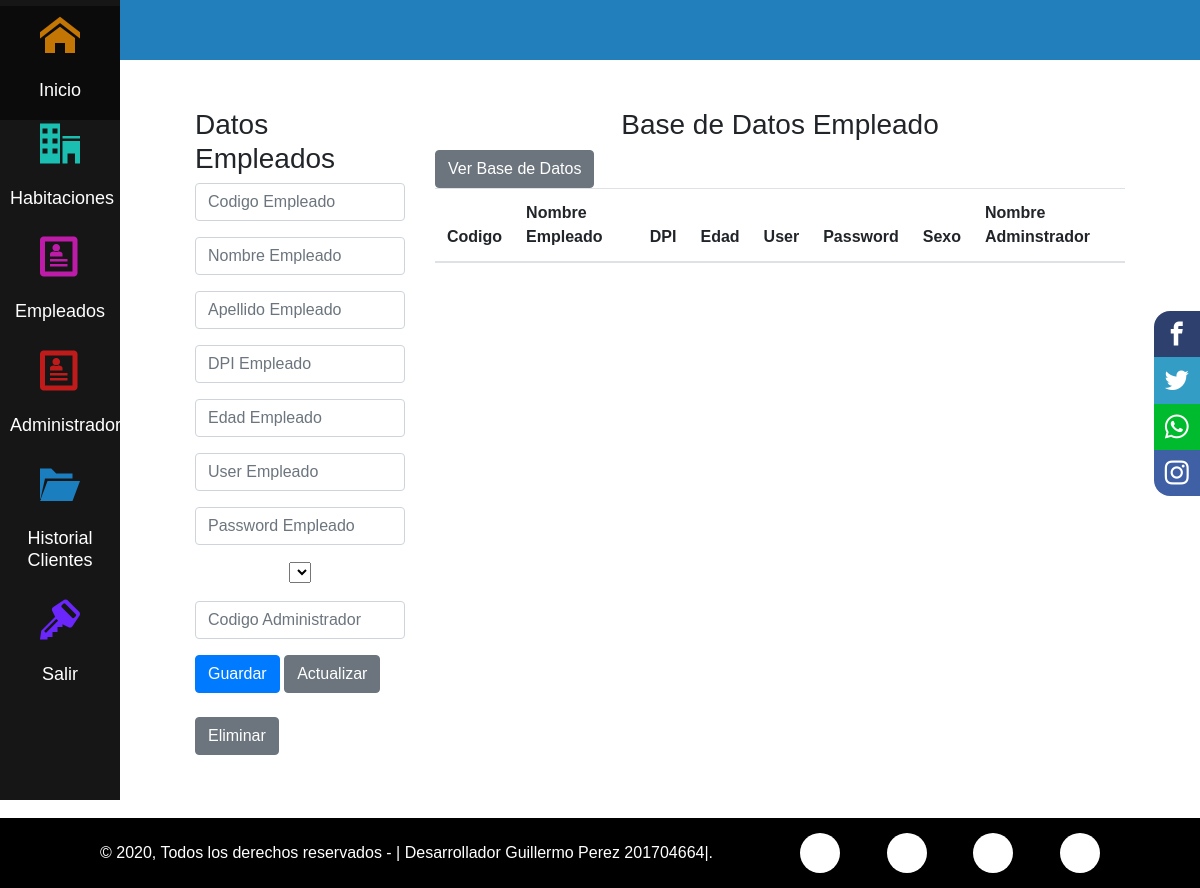
Before: /rol_administrador/datos_empleado.php with the older database file.
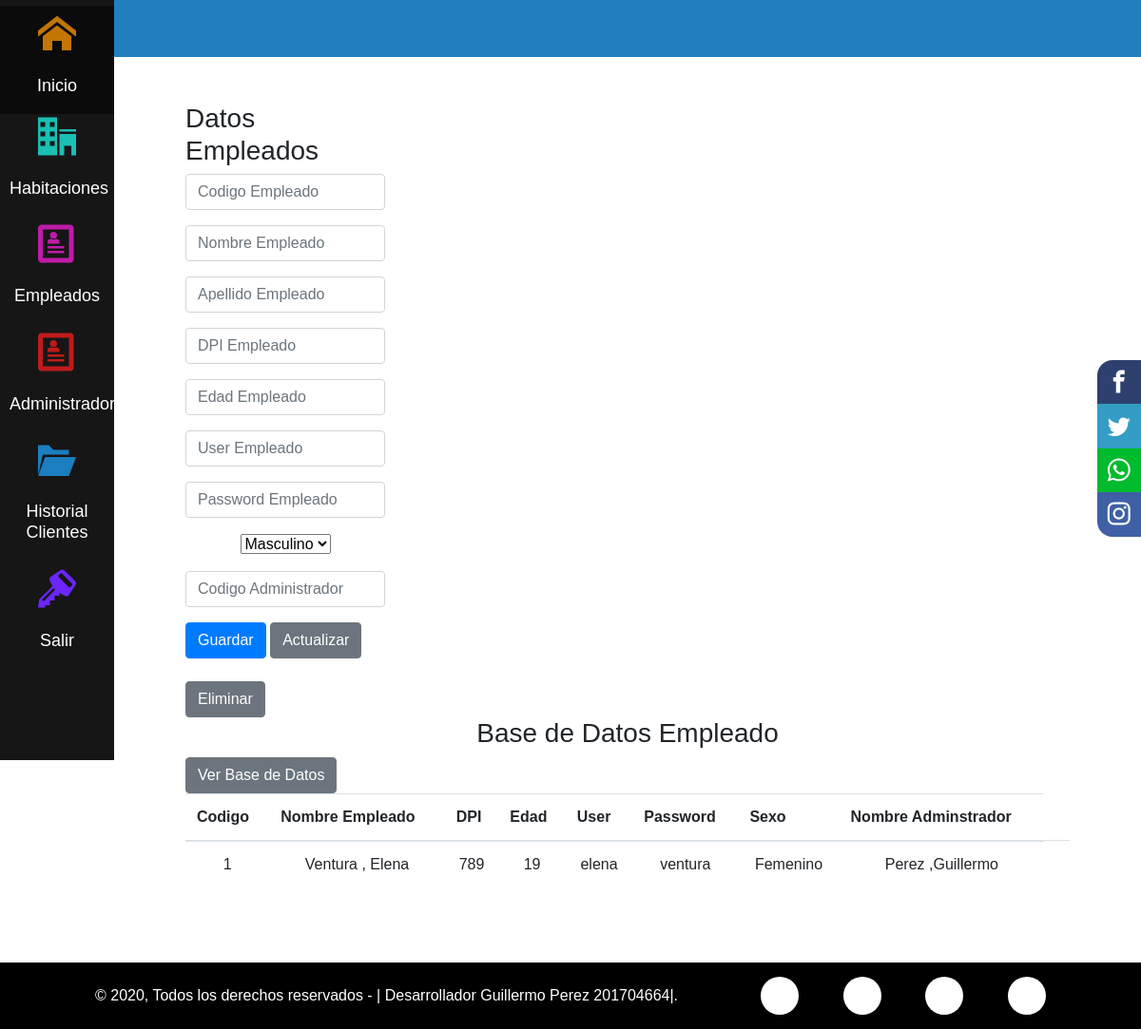
After: the same page with the newer database file.
### tables this page shows
CREATE TABLE `empleados` (
  `empleado_id` int(11) NOT NULL,
  `nombre_empleado` text NOT NULL,
  `apellido_empleado` text NOT NULL,
  `DPI` int(11) NOT NULL,
  `edad` int(11) NOT NULL,
  `user` text NOT NULL,
  `password` text NOT NULL,
  `sexo_id` int(11) NOT NULL,
  `administrador_id` int(11) NOT NULL
);

CREATE TABLE `sexo` (
  `sexo_id` int(11) NOT NULL,
  `tipo_sexo` text NOT NULL
);

### rol_administrador/datos_empleado.php (the view, shortened to what this page needs)
<?php
    include_once("diseno_pagina_administrador.php");
 ?>
<!DOCTYPE html>
<html lang="en">
<head>
    <link rel="stylesheet" href="https://stackpath.bootstrapcdn.com/bootstrap/4.5.2/css/bootstrap.min.css">
</head>
<body>
<div class="content-article">
            <article>
    <br> <br>
    <div class="container">
        <div class="row">
            <div class="col-3">
                <h3>Datos Empleados </h3>
                <form id="frminsertarclientes" method="post">
                    <div class="form-group">
                        <div>
                         <center><input type="text" class="form-control" name="txtempleado_id" id="txtempleado_id" placeholder="Codigo Empleado"></center>
                        </div>
                    </div>
                    <div class="form-group">
                        <center><input type="text" class="form-control" name="txtnombre_empleado" id="txtnombre_empleado" placeholder="Nombre Empleado"></center>
                    </div>
                    <div class="form-group">
                        <center><input type="text" class="form-control" name="txtapellido_empleado" id="txtapellido_empleado" placeholder="Apellido Empleado"></center>
                    </div>
                    <div class="form-group">
                        <center><input type="text" class="form-control" name="txtDPI" id="txtDPI" placeholder="DPI Empleado"></center>
                    </div>
                    <div class="form-group">
                         <center><input type="text" class="form-control" name="txtedad" id="txtedad" placeholder="Edad Empleado"></center>
                    </div>
                     <div class="form-group">
                        <center><input type="text" class="form-control" name="txtuser" id="txtuser" placeholder="User Empleado"></center>
                    </div>
                     <div class="form-group">
                        <center><input type="text" class="form-control" name="txtpassword" id="txtpassword" placeholder="Password Empleado"></center>
                    </div>
                    <div class="form-group">
                        <center>
                        <select class="" name="txtsexo_id" id="txtsexo_id">
                            <?php
                            include "dao/conexion.php";
                            $sql = "select * from sexo";
                            $ejecutar = mysqli_query($conexion, $sql);
                            while($txtsexo_id = mysqli_fetch_array($ejecutar)){
                                echo "<option value='".$txtsexo_id ['sexo_id']."'>".utf8_encode($txtsexo_id ['tipo_sexo'])."</option>";
                            }
                            ?>
                        </select>
                        </center>
                    </div>
                     <div class="form-group">
                        <center><input type="text" class="form-control" name="txtadministrador_id" id="txtadministrador_id" placeholder="Codigo Administrador"></center>
                    </div>
                    <button type="submit" class="btn btn-primary" name="btnguardar" id="btnguardar">Guardar</button>
                    <button type="submit" class="btn btn-secondary" name="btnactualizar" id="btnactualizar">Actualizar</button>
                    <br>
                    <br>
                    <button type="submit" class="btn btn-secondary" name="btneliminar" id="btneliminar">Eliminar</button>
                </form>
            </div>
            <div class="col">
                <h3 class="text-center">Base de Datos Empleado</h3>
                  <a href="datos_empleado.php"><button type="submit" class="btn btn-secondary" name="btnverbasedatos" id="btnverbasedatos"> Ver Base de Datos</button> </a>
                <table class="table">
                    <thead>
                        <tr>
                            <th scope="col">Codigo </th>
                            <th scope="col">Nombre Empleado</th>
                            <th scope="col">DPI</th>
                            <th scope="col">Edad</th>
                            <th scope="col">User</th>
                            <th scope="col">Password</th>
                            <th scope="col">Sexo</th>
                            <th scope="col">Nombre Adminstrador</th>
                        </tr>
                    </thead>
                    <?php
                    include "dao/conexion.php";
                    $sql = "Select empleados.empleado_id, CONCAT(empleados.apellido_empleado, ', ',empleados.nombre_empleado)AS Nombre_completo_empleado,empleados.DPI, empleados.edad, empleados.user, empleados.password, sexo.tipo_sexo, CONCAT(administrador.apellido_administrador, ',',administrador.nombre_administrador)AS Nombre_completo_administrador FROM sexo INNER JOIN (administrador INNER JOIN empleados on administrador.administrador_id = empleados.administrador_id) on empleados.sexo_id = sexo.sexo_id";
                    $ejecutar = mysqli_query($conexion, $sql);
                    while ($fila = mysqli_fetch_array($ejecutar)){
                    ?>
                    <tbody>
                        <td> <center><?php echo $fila['empleado_id']?> </center></td>
                        <td> <center><?php echo $fila['Nombre_completo_empleado']?> </center></td>
                        <td> <center><?php echo $fila['DPI']?> </center></td>
                        <td> <center><?php echo $fila['edad']?> </center></td>
                        <td> <center><?php echo $fila['user']?> </center></td>
                        <td> <center><?php echo $fila['password']?> </center></td>
                        <td> <center><?php echo $fila['tipo_sexo']?> </center></td>
                        <td> <center><?php echo $fila['Nombre_completo_administrador']?> </center></td>
                        <td></td>
                    </tbody>
                    <?php
                    }
                    ?>
                </table>
            </div>
        </div>
    </div>
    </article>
        </div>
     <div class="footer-copy-redes">
                  <div class="main-copy-redes">
                        <div class="footer-copy">
                              &copy; 2020, Todos los derechos reservados - | Desarrollador Guillermo Perez 201704664|.
                        </div>
                        <div class="footer-redes">
                              <a href="#" class="fa fa-facebook"></a>
                              <a href="#" class="fa fa-twitter"></a>
                              <a href="#" class="fa fa-youtube-play"></a>
                              <a href="#" class="fa fa-github"></a>
                        </div>
                  </div>
            </div>
</body>
</html>

### rol_administrador/diseno_pagina_administrador.php (shortened to what this page needs)
<!DOCTYPE html>
<html lang="es">
<head>
        <link rel="stylesheet" href="CSS_Adm/estilos_menu.css">
        <link rel="stylesheet" href="CSS_Adm/estilos_redes.css">
        <link rel="stylesheet" href="iconos_Menu/iconos_menu.css">
        <link rel="stylesheet" href="CSS_Adm/derechos_autor.css">
<body>
    <main>
       <header>
           <label class="lnr lnr-menu show-menu"></label>
       </header>
        <div class="content-menu">
           <div class="content-item">
                  <li><a href="Menu_administrador.php"><span class="icon-home"></a></span><h4 class="txt3">Inicio </h4></li>
                  <li><a href="Menu_administrador.php"><span class="icon-office"></a></span><h4 class="txt3">Habitaciones </h4></li>
                  <li><a href="datos_empleado.php"><span class="icon-profile"></a></span><h4 class="txt3">Empleados </h4></li>
                  <li><a href="Menu_administrador.php"><span class="icon-profile"></a></span><h4 class="txt3">Administrador </h4></li>
                  <li><a href="Menu_administrador.php"><span class="icon-folder-open"></a></span><h4 class="txt3">Historial Clientes  </h4></li>
                  <li><a href="../Seccion.php"><span class="icon-key2"></a></span><h4 class="txt3">Salir  </h4></li>
            </div>
        </div>
        </main>
         <div class="social-bar">
    <a href="https://www.facebook.com/" class="icon icon-facebook" target="_blank"></a>
    <a href="https://twitter.com/" class="icon icon-twitter" target="_blank"></a>
    <a href="https://www.whatsapp.com/" class="icon icon-whatsapp" target="_blank"></a>
    <a href="https://www.instagram.com/" class="icon icon-instagram" target="_blank"></a>
  </div>
</body>
</html>

### rol_administrador/CSS_Adm/estilos_menu.css (style rules this page uses)
* { margin: 0; padding: 0; box-sizing: border-box; font-family: sans-serif; list-style: none; }
header { width: 100%; height: 60px; background: #227FBC; position: fixed; display: none; top: 0; }
header label { font-size: 40px; color: white; position: absolute; top: 6px; left: 20px; padding: 5px; transition: all 300ms; }
main { width: 100%; }
.content-menu { position: fixed; width: 120px; height: 100vh; text-align: center; background: #161616; }
.content-menu li { padding: 10px; cursor: pointer; transition: all 300ms; }
.content-menu span { font-size: 40px; }
.content-menu h4 { margin-top: 20px; font-size: 18px; font-weight: 100; color: white; transform: translateX(-200px); transition: all 300ms; }
.content-menu li:nth-child(1) span { color: #C37604; }
.content-menu li:nth-child(2) span { color: #1bbfb2; }
.content-menu li:nth-child(3) span { color: #bf1ba9; }
.content-menu li:nth-child(4) span { color: #bf1b1b; }
.content-menu li:nth-child(5) span { color: #1b7ebf; }
.content-menu li:nth-child(6) span { color: #6a26fb; }
.content-article { margin-left: 120px; padding: 40px; }
.content-article article { background: white; padding: 20px; }

### rol_administrador/CSS_Adm/estilos_redes.css (style rules this page uses)
* .social-bar { position: fixed; right: 0; top: 35%; font-size: 1.5rem; display: flex; flex-direction: column; align-items: flex-end; z-index: 100; }
.icon { color: white; text-decoration: none; padding: .7rem; display: flex; transition: all .5s; }
.icon-facebook { background: #2E406E; }
.icon-twitter { background: #339DC5; }
.icon-whatsapp { background: #00bb2d; }
.icon-instagram { background: #3F60A5; }
.icon:first-child { border-radius: 1rem 0 0 0; }
.icon:last-child { border-radius: 0 0 0 1rem; }

### rol_administrador/CSS_Adm/derechos_autor.css (style rules this page uses)
* { margin: 0; padding: 0; -webkit-box-sizing: border-box; -moz-box-sizing: border-box; box-sizing: border-box; }
.footer-copy-redes { width: 100%; background: #000; border-top: 3px solid #fff; }
.main-copy-redes { width: 98%; max-width: 1000px; padding: 15px 0; margin: auto; display: flex; flex-wrap: wrap; justify-content: space-between; -ms-align-items: center; align-items: center; }
.main-copy-redes .footer-copy { width: 70%; color: #fff; }
.main-copy-redes .footer-redes { width: 30%; display: flex; flex-wrap: wrap; justify-content: space-between; }
.main-copy-redes .footer-redes a { display: inline-block; text-decoration: none; width: 40px; height: 40px; line-height: 40px; border-radius:50%; background: #fff; color: #000; text-align: center; }

Changed rows visible on the page:
added empleados: empleado_id "1", Nombre_completo_empleado "Ventura , Elena", DPI "789", edad "19", user "elena", password "ventura", sexo.tipo_sexo "Femenino", Nombre_completo_administrador "Perez ,Guillermo"
Other visible differences:
form field txtsexo_id: (not shown) → "Masculino"
